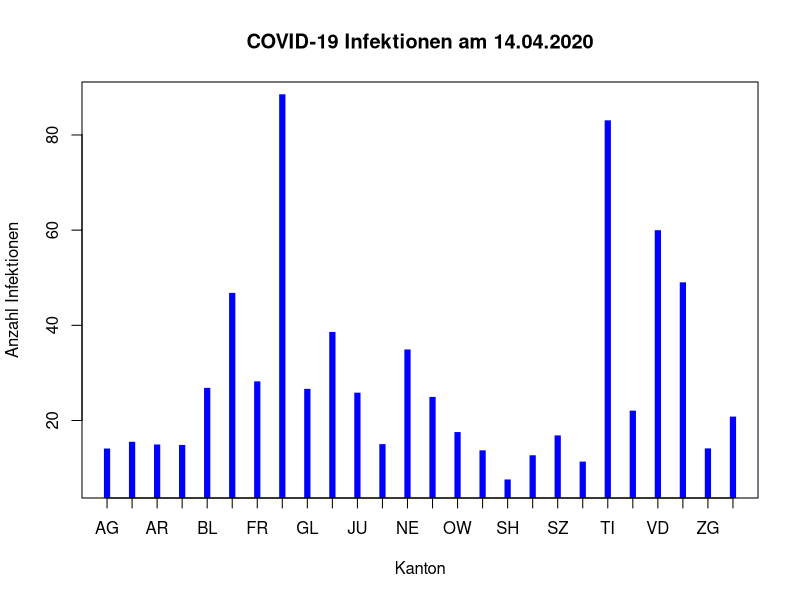
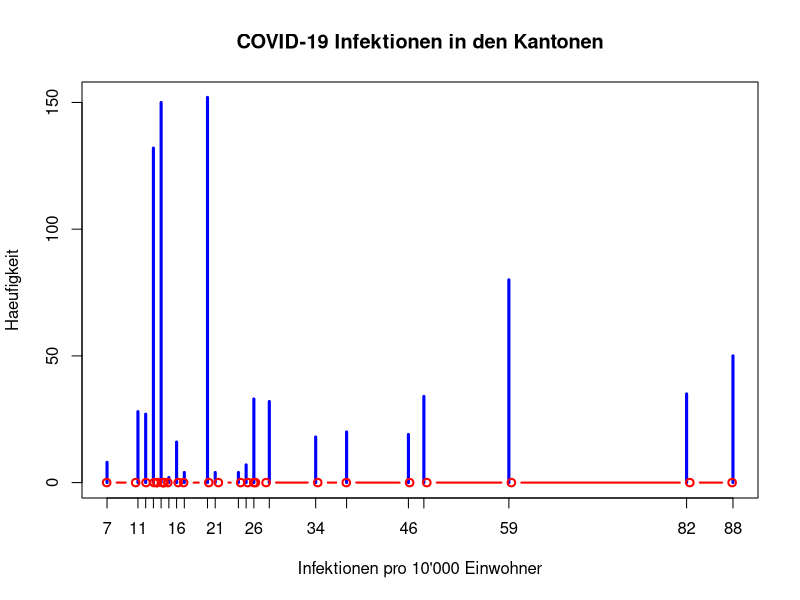

Reproduce these figures in R, in order. (Note: this script raises an error after producing the figures.)
# Analysieren der Daten mit min. 4 der 5 besprochenen Verfahren:
# - poisson.test()
#   - Schaetzen
#   - Testen
#   - Vertrauensintervalle
# - binom.test()
#   - Testen bei 2 Poisson-Realisationen
# - chisq.test()
#   - Dispersionstest
# - BootSim


# COVID-19 Infektionen am 14.03. und 14.04.2020
# df <- data.frame(
#   kanton=c( "AG", "AI", "AR", "BE", "BL", "BS", "FR", "GE", "GL", "GR","JU", "LU", "NE", "NW", "OW", "SG", "SH", "SO", "SZ", "TG", "TI", "UR", "VD", "VS", "ZG", "ZH"),
#   inf_1403=c( 31,    2,    5,   78,   47,  119,   36,  280,    5,   47,  15,   19,   68,    5,    8,   26,    1,   10,   13,    5,  262,    2,  350,   88,   13,  148),
#   inf_1404=c(912,   24,   79, 1470,  755,  119,  899, 4390,  105,  741, 185,  589,  606,  105,   64,  664,   57,  329,  258,  296, 2912,   78, 4741, 1664,  171, 3067),
#   einwohner=c(678207, 16145, 55234, 1034977, 288132, 194766, 318714, 49948, 40403, 198379, 73419, 409557, 17685, 43223, 37841, 507697, 81991, 273194,
#             159165, 276472, 353343, 36433, 799145, 343955, 126837, 1520968)
# )
#
# COVID-19 Infektionen am 14.03., 14.04. und 16.04.2020
# df <- data.frame(
#   kanton=c(    "AG",   "AI",   "AR",     "BE",    "BL",    "BS",    "FR",   "GE",   "GL",    "GR",   "JU",    "LU",   "NE",   "NW",   "OW",    "SG",   "SH",    "SO",    "SZ",    "TG",    "TI",   "UR",    "VD",    "VS",    "ZG",     "ZH"),
#   inf_1403=c(    31,      2,      5,       78,      47,     119,      36,    280,      5,      47,     15,      19,     68,      5,      8,      26,      1,      10,      13,       5,     262,      2,     350,      88,      13,      148),
#   inf_1404=c(   912,     24,     79,     1470,     755,     899,     879,   4390,    105,     753,    185,     589,    606,    105,     64,     664,     57,     329,     258,     296,    2912,     78,    4741,    1664,     171,     3067),
#   inf_1604=c(   943,     24,     79,     1515,     781,     917,     907,   4565,    106,     764,    189,     599,    616,    107,     66,     694,     60,     329,     265,     308,    2953,     78,    4844,    1707,     171,     3151),
#   einw10k=c(67.8207, 1.6145, 5.5234, 103.4977, 28.8132, 19.4766, 31.8714, 49.948, 4.0403, 19.8379, 7.3419, 40.9557, 17.685, 4.3223, 3.7841, 50.7697, 8.1991, 27.3194, 15.9165, 27.6472, 35.3343, 3.6433, 79.9145, 34.3955, 12.6837, 152.0968)
# )

# kanton:   Kantons (Abkuerzung)
# inf_1403: COVID-19 Infektionen am 14.03.2020
# inf_1404: COVID-19 Infektionen am 14.04.2020
# inf_1604: COVID-19 Infektionen am 16.04.2020
# einw10k:  Anzahl Einwohner (in 10'000)
df <- data.frame(
  kanton=c(    "AG",   "AI",   "AR",     "BE",    "BL",    "BS",    "FR",   "GE",   "GL",    "GR",   "JU",    "LU",   "NE",   "NW",   "OW",    "SG",   "SH",    "SO",    "SZ",    "TG",    "TI",   "UR",    "VD",    "VS",    "ZG",     "ZH"),
#  inf_1403=c(    31,      2,      5,       78,      47,     119,      36,    280,      5,      47,     15,      19,     68,      5,      8,      26,      1,      10,      13,       5,     262,      2,     350,      88,      13,      148),
  inf_1404=c(   912,     24,     79,     1470,     755,     899,     879,   4390,    105,     753,    185,     589,    606,    105,     64,     664,     57,     329,     258,     296,    2912,     78,    4741,    1664,     171,     3067),
  inf_1604=c(   943,     24,     79,     1515,     781,     917,     907,   4565,    106,     764,    189,     599,    616,    107,     66,     694,     60,     329,     265,     308,    2953,     78,    4844,    1707,     171,     3151),
  einw10k=c(67.8207, 1.6145, 5.5234, 103.4977, 28.8132, 19.4766, 31.8714, 49.948, 4.0403, 19.8379, 7.3419, 40.9557, 17.685, 4.3223, 3.7841, 50.7697, 8.1991, 27.3194, 15.9165, 27.6472, 35.3343, 3.6433, 79.9145, 34.3955, 12.6837, 152.0968)
)


## Infektionen per 10'000 Einwohnern

# 14.04.2020: Infektionen per 10'000 Einwohner
i1404_10k <- df$inf_1404 / df$einw10k

# Ueberblick ueber die absoluten Infektionszahlen per Kanton
plot(i1404_10k,
     main = "COVID-19 Infektionen am 14.04.2020",
     xlab = "Kanton",
     ylab = "Anzahl Infektionen",
     type = "h",
     lwd = 6,
     col = "blue",
     lend = 2,
     xaxt = "n")
axis(1, at = 1:length(i1404_10k), labels = df$kanton)



# Anzahl Infektionen pro 10'000 und ihre Haeufigkeit (in den Kantonen)
#plot(table(round(i1404_10k)),
plot(table(rep(round(i1404_10k), round(df$einw10k))),
     main = "COVID-19 Infektionen in den Kantonen",
     xlab = "Infektionen pro 10'000 Einwohner",
     ylab = "Haeufigkeit",
#     ylim = c(0, 60),
     col = "blue",
     type = "h",
     lwd = 3)



######################### Schaetzen #############################

### lambda schaetzen

# totale Anzahl Infektionen / pro 10'000
n <- sum(i1404_10k)

# mittlere Anzahl Infektionen per 10'000 Einwohnern
mu <- mean(i1404_10k)

# angepasstes Modell
yModel <- n * dpois(sort(i1404_10k), lambda = mu)
lines(sort(i1404_10k), yModel, type="b", lwd=2, col="red")
# yModel <- n * dpois(min(i1404_10k):max(i1404_10k), lambda = mu)
# lines(min(i1404_10k):max(i1404_10k), yModel, type="b", lwd=2, col="red")



######################### Testen #############################

# 16.04.2020: Infektionen per 10'000 Einwohner (gerundet)
i1604_10k <- round(df$inf_1604 / df$einw10k)

# Infektionen / 10'000 Einwohnern
# Waadt am 16.04.2020:
df$kanton[23]
i1604_10k[23]

# Frage: Ist diese Infektionsrate bei angenommener Poisson-Verteilung plausibel
# bei lambda=Signifikanzniveau von 95%?
poisson.test(x = 61, r = 27.85, conf.level = 0.95)

# Antwort: Nein, aufgrund des niedrigen p-Werts (6.213e-08) muss die Nullhypothese
#          verworfen werden, dass die Infektionsrate Poisson-verteilt ist.




######################### Vertrauensinterval #############################

# Frage: Auf Basis der Infektionsraten vom 14.04., was sind plausible Werte fuer lambda?
poisson.test(x = sum(i1404_10k), T = nrow(df), conf.level = 0.95)

# Antwort: Jede Poisson-Verteilung mit lambda zwischen 25.85 und 29.95 wird die Infektionsraten
#          vom 14.04. geeignet beschreiben.


# Frage: Welche Anzahl Infektionen sind fuer die Kantone plausibel

# Vertrauensintervalle fuer die Infektionszahlen vom 14.04.
VI <- matrix(NA, nrow = nrow(df), ncol = 2)

# Vertrauensintervalle fuer alle Kantone in Matrix speichern
for(i in 1:nrow(df)){
  pt <- poisson.test(x = df$inf_1404[i], T = df$einw10k[i])
  VI[i,] <- pt$conf.int
}

plot(i1404_10k,
     main = "COVID-19 Infektionen am 14.04.2020",
     sub = "(Vertrauensintervall: lila)",
     xlab = "Kantone",
     ylab = "Anzahl Infektionen",
     type = "h",
     lwd = 6,
     col = "blue",
     lend = 2,
     xaxt = "n")
axis(1, at = 1:length(i1404_10k), labels = df$kanton)
segments(1:nrow(df), VI[,1], 1:nrow(df), VI[,2], col = "violet", lwd = 2)




################# Testen bei zwei Poisson Realisationen #####################

## COVID-19 Infektionen am 14.04. und 16.04.2020
inf_ch_1404 <- sum(df$inf_1404)
inf_ch_1604 <- sum(df$inf_1604)


# Frage: Am 14.04. waren in der Schweiz 26'052 Personen infiziert, am 16.04. bereits 26'738.
#        Kann die Zunahme rein zufaellig sein oder ist sie signifikant (Niveau: 95%)?

binom.test(x=inf_ch_1604, n=inf_ch_1404 + inf_ch_1604, p=0.5)

# Antwort: Nein, der p-Wert liegt knapp ausserhalb des Annahmebereichs (5%). Die Zunahme der
#          Infektionen ist signifikant  und kann nicht mehr als zufaellig betrachtet werden.




######################### Dispersionstest #############################


### mit der Bootstrap-Methode
library(boot)

## Bootstrap-Vertrauensintervall für die Dispersion
f.disp <- function(x, ind){
  ## x   = ursprünglicher Beobachtungsvektor
  ## ind = Beobachtungsnummer für die Bootstrap-Stichprobe
  xx <-x[ind]       # erzeugen der Bootstrap-Stichprobe
  var(xx)/ mean(xx) # Berechnet die Dispersion für die Bootstrap-Stichprobe
}

set.seed(seed=123)
inf.boot2 <- boot(i1404_10k, f.disp, R=999, stype="i")
boot.ci(inf.boot2, conf=0.95, type="perc")
#  Level    Percentile     
#  95%   ( 5.87, 22.67 )

# Da die Nullhypothese "s^2/xq = 1" NICHT im 95%-Vertrauensintervall [5.87, 22.67] liegt
# kann die Nullhypothese auf dem 2.5% Niveau verworfen werden.
#
# Schluss: Die Poisson-Verteilung ist nicht geeignet um die
#          COVID-19 Infektionen in der Schweiz zu beschreiben.


### mit dem Chiquadrat-Test

chisq.test(i1404_10k)
# X-squared = 400.97, df = 25, p-value < 2.2e-16

# Da der P-Wert von 2.2e-16 kleiner als das 2.5% Niveau ist,
# wird die Null-Hypothese "Daten können durch eine Poisson-Verteilung
# beschrieben werden" verworfen.




